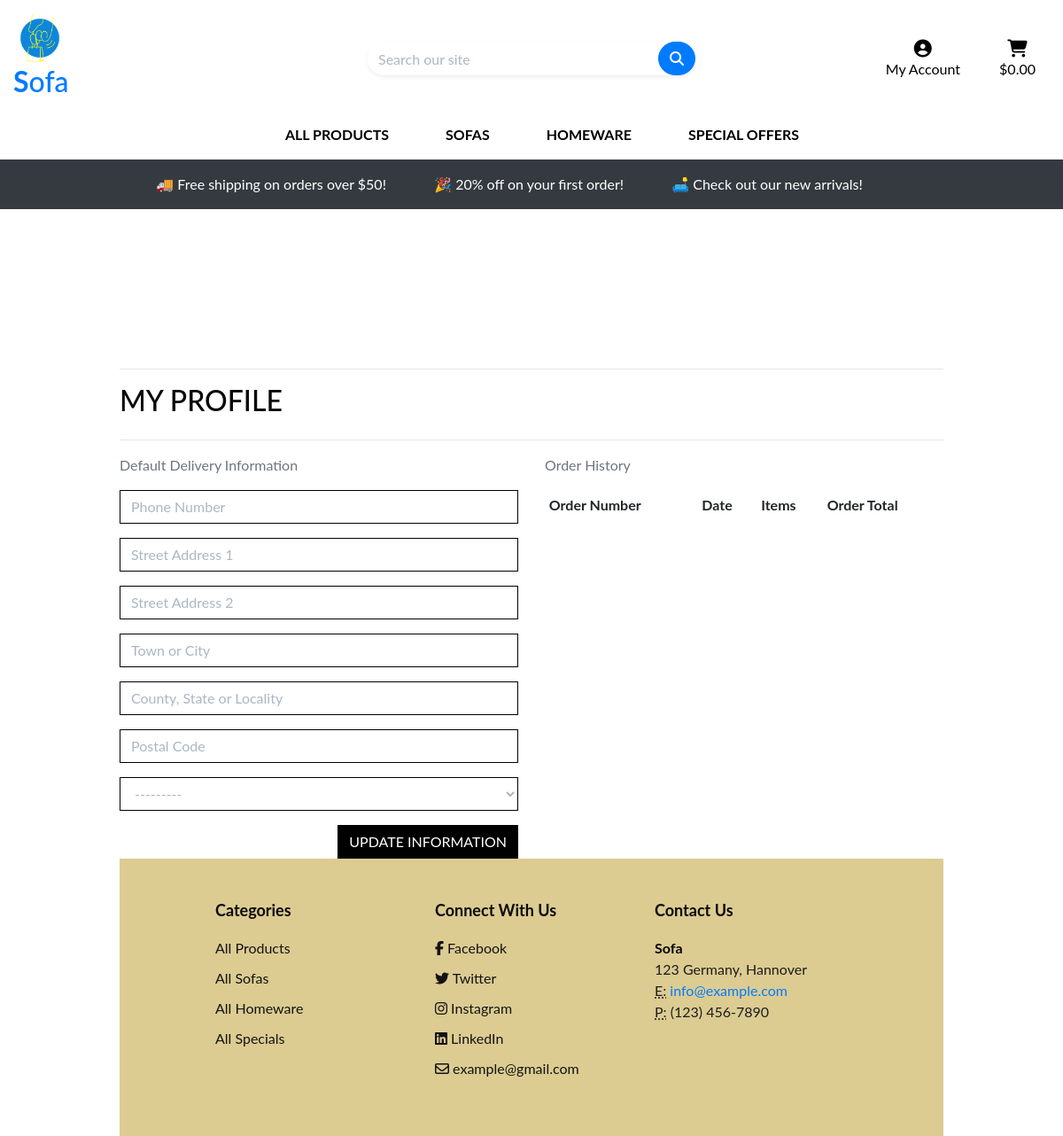
/profile/ (signed in), run on an earlier commit of the app's database.
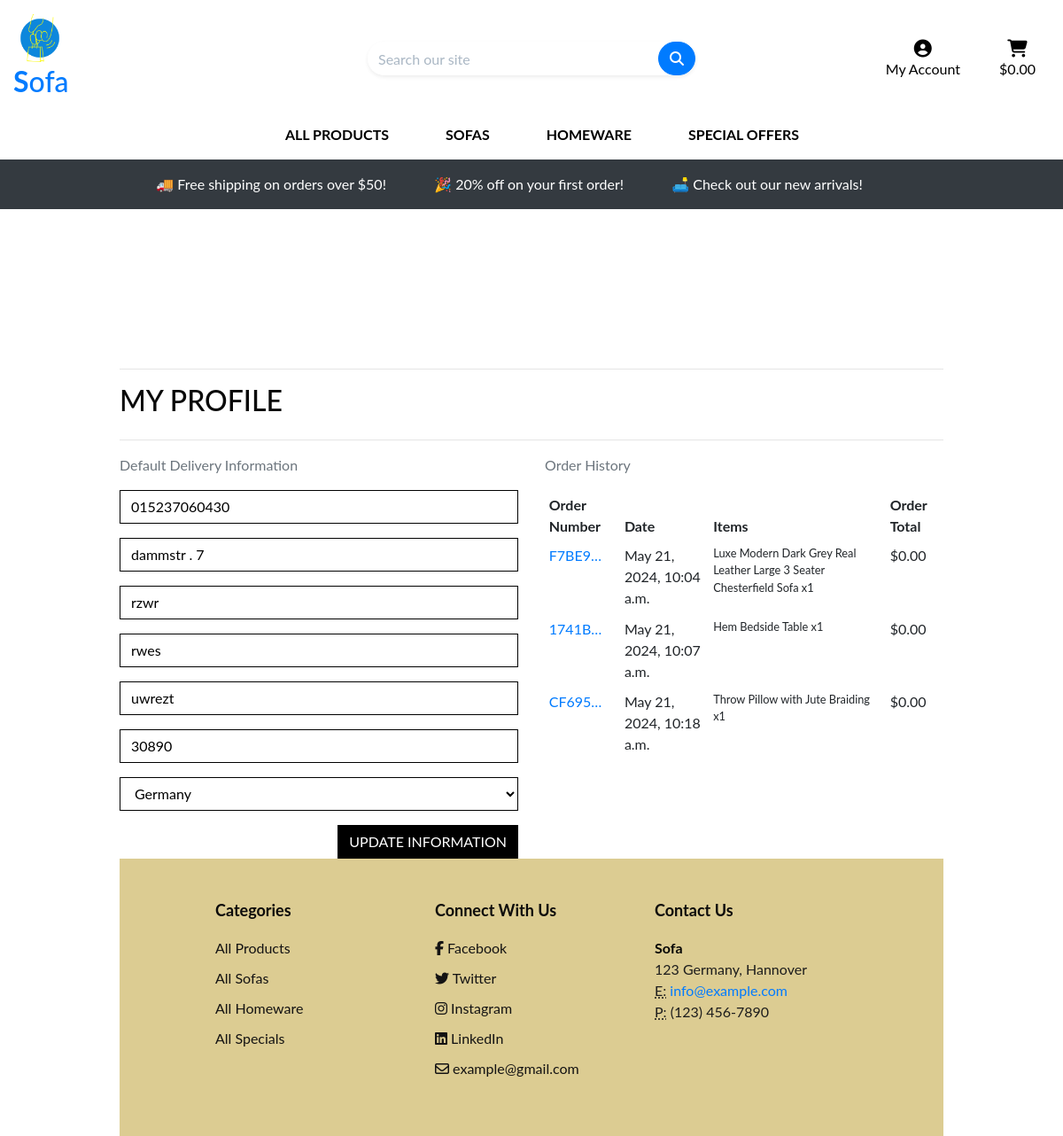
And on a later commit of the database.
### profiles/models.py (models this page shows, shortened)
class UserProfile(models.Model):
    user = models.OneToOneField(User, on_delete=models.CASCADE)
    default_phone_number = models.CharField(max_length=20, null=True, blank=True)
    default_street_address1 = models.CharField(max_length=80, null=True, blank=True)
    default_street_address2 = models.CharField(max_length=80, null=True, blank=True)
    default_town_or_city = models.CharField(max_length=40, null=True, blank=True)
    default_county = models.CharField(max_length=80, null=True, blank=True)
    default_postcode = models.CharField(max_length=20, null=True, blank=True)
    default_country = CountryField(blank_label='Country', null=True, blank=True)

### checkout/models.py (models this page shows, shortened)
class Order(models.Model):
    order_number = models.CharField(max_length=32, null=False, editable=False)
    user_profile = models.ForeignKey(UserProfile, on_delete=models.SET_NULL,
                                     null=True, blank=True, related_name='orders')
    full_name = models.CharField(max_length=50, null=False, blank=False)
    email = models.EmailField(max_length=254, null=False, blank=False)
    phone_number = models.CharField(max_length=20, null=False, blank=False)
    country = CountryField(blank_label='Country *', null=False, blank=False)
    postcode = models.CharField(max_length=20, null=True, blank=True)
    town_or_city = models.CharField(max_length=40, null=False, blank=False)
    street_address1 = models.CharField(max_length=80, null=False, blank=False)
    street_address2 = models.CharField(max_length=80, null=True, blank=True)
    county = models.CharField(max_length=80, null=True, blank=True)
    date = models.DateTimeField(auto_now_add=True)
    delivery_cost = models.DecimalField(max_digits=6, decimal_places=2, null=False, default=0)
    order_total = models.DecimalField(max_digits=10, decimal_places=2, null=False, default=0)
    grand_total = models.DecimalField(max_digits=10, decimal_places=2, null=False, default=0)
    original_bag = models.TextField(null=False, blank=False, default='')
    stripe_pid = models.CharField(max_length=254, null=False, blank=False, default='')

class OrderLineItem(models.Model):
    order = models.ForeignKey(Order, null=False, blank=False, on_delete=models.CASCADE, related_name='lineitems')
    product = models.ForeignKey(Product, null=False, blank=False, on_delete=models.CASCADE)
    quantity = models.IntegerField(null=False, blank=False, default=0)
    lineitem_total = models.DecimalField(max_digits=6, decimal_places=2, null=False, blank=False, editable=False)

### products/models.py (models this page shows, shortened)
class Product(models.Model):
    category = models.ForeignKey('Category', null=True, blank=True, on_delete=models.SET_NULL)
    sku = models.CharField(max_length=254, null=True, blank=True)
    name = models.CharField(max_length=254)
    description = models.TextField()
    price = models.DecimalField(max_digits=6, decimal_places=2)
    rating = models.DecimalField(max_digits=6, decimal_places=2, null=True, blank=True)
    image_url = models.URLField(max_length=1024, null=True, blank=True)
    image = models.ImageField(null=True, blank=True)

### profiles/views.py (the view)
# urls.py: path('profile/', include('profiles.urls')),
def profile(request):
    profile = get_object_or_404(UserProfile, user=request.user)
    if request.method == 'POST':
        form = UserProfileForm(request.POST, instance=profile)
        if form.is_valid():
            form.save()
            messages.success(request, 'Profile updated successfully')
    form = UserProfileForm(instance=profile)
    orders = profile.orders.all()
    template = 'profiles/profile.html'
    context = {
        'form': form,
        'orders': orders,
        'on_profile_page': True
    }
    return render(request, template, context)

### profiles/forms.py
class UserProfileForm(forms.ModelForm):
    class Meta:
        model = UserProfile
        exclude = ('user',)
    def __init__(self, *args, **kwargs):
        super().__init__(*args, **kwargs)
        placeholders = {
            'default_phone_number': 'Phone Number',
            'default_postcode': 'Postal Code',
            'default_town_or_city': 'Town or City',
            'default_street_address1': 'Street Address 1',
            'default_street_address2': 'Street Address 2',
            'default_county': 'County, State or Locality',
        }
        self.fields['default_phone_number'].widget.attrs['autofocus'] = True
        for field in self.fields:
            if field != 'default_country':
                if self.fields[field].required:
                    placeholder = f'{placeholders[field]} *'
                else:
                    placeholder = placeholders[field]
                self.fields[field].widget.attrs['placeholder'] = placeholder
            self.fields[field].widget.attrs['class'] = 'border-black rounded-0 profile-form-input'
            self.fields[field].label = False

### profiles/templates/profiles/profile.html (shortened to what this page needs)
{% extends "base.html" %}
{% load static %}
{% block extra_css %}
    <link rel="stylesheet" href="{% static 'profiles/css/profile.css' %}">
{% endblock %}
{% block page_header %}
    <div class="container header-container">
    </div>
{% endblock %}
{% block content %}
    <div class="container">
        <div class="row">
            <div class="col">
                <hr>
                <h2 class="logo-font mb-4">My Profile</h2>
                <hr>
            </div>
        </div>
        <div class="row">
            <div class="col-12 col-lg-6">
                <p class="text-muted">Default Delivery Information</p>
                <form class="mt-3" action="{% url 'profile' %}" method="POST" id="profile-update-form">
                    {{ form|crispy }}
                    <button class="btn btn-black rounded-0 text-uppercase float-right">Update Information</button>
                </form>
            </div>
            <div class="col-12 col-lg-6">
                <p class="text-muted">Order History</p>
                <div class="order-history table-responsive">
                    <table class="table table-sm table-borderless">
                        <thead>
                            <tr>
                                <th>Order Number</th>
                                <th>Date</th>
                                <th>Items</th>
                                <th>Order Total</th>
                            </tr>
                        </thead>
                        <tbody>
                            {% for order in orders %}
                                <tr>
                                    <td>
                                        <a href="{% url 'order_history' order.order_number %}"
                                        title="{{ order.order_number }}">
                                            {{ order.order_number|truncatechars:6 }}
                                        </a>
                                    </td>
                                    <td>{{ order.date }}</td>
                                    <td>
                                        <ul class="list-unstyled">
                                            {% for item in order.lineitems.all %}
                                                <li class="small">
                                                    {{ item.product.name }} x{{ item.quantity }}
                                                </li>
                                            {% endfor %}
                                        </ul>
                                    </td>
                                    <td>${{ order.grand_total }}</td>
                                </tr>
                            {% endfor %}
                        </tbody>
                    </table>
                </div>
            </div>
        </div>
{% endblock %}

What changed in the data, as far as the page shows it:
changed UserProfile: default_phone_number (not shown) → "015237060430"; default_street_address1 (not shown) → "dammstr . 7"; default_street_address2 (not shown) → "rzwr"; default_town_or_city (not shown) → "rwes"; default_county (not shown) → "uwrezt"; default_postcode (not shown) → "30890"; default_country "---------" → "Germany"
added Order: order_number "F7BE9…", date "May 21, 2024, 10:04 a.m.", grand_total "0.00"
added OrderLineItem: product.name "Luxe Modern Dark Grey Real Leather Large 3 Seater Chesterfield Sofa", quantity "1", shown under "F7BE9…"
added Order: order_number "1741B…", date "May 21, 2024, 10:07 a.m.", grand_total "0.00"
added OrderLineItem: product.name "Hem Bedside Table", quantity "1", shown under "1741B…"
added Order: order_number "CF695…", date "May 21, 2024, 10:18 a.m.", grand_total "0.00"
added OrderLineItem: product.name "Throw Pillow with Jute Braiding", quantity "1", shown under "CF695…"
